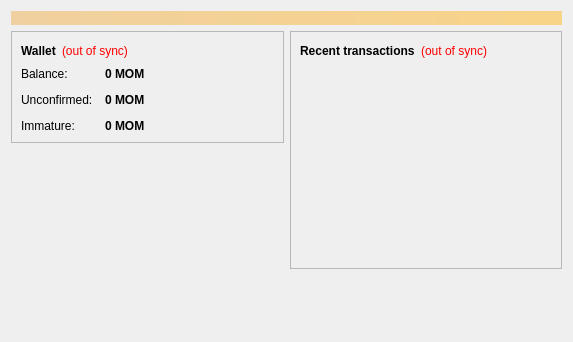
<?xml version="1.0" encoding="UTF-8"?>
<ui version="4.0">
 <class>OverviewPage</class>
 <widget class="QWidget" name="OverviewPage">
  <property name="geometry">
   <rect>
    <x>0</x>
    <y>0</y>
    <width>573</width>
    <height>342</height>
   </rect>
  </property>
  <property name="windowTitle">
   <string>Form</string>
  </property>
  <layout class="QVBoxLayout" name="topLayout">
   <item>
    <widget class="QLabel" name="labelAlerts">
     <property name="visible">
      <bool>false</bool>
     </property>
     <property name="styleSheet">
      <string notr="true">background-color: qlineargradient(x1: 0, y1: 0, x2: 1, y2: 0, stop:0 #F0D0A0, stop:1 #F8D488); color:#000000;</string>
     </property>
     <property name="wordWrap">
      <bool>true</bool>
     </property>
     <property name="margin">
      <number>3</number>
     </property>
    </widget>
   </item>
   <item>
    <layout class="QHBoxLayout" name="horizontalLayout" stretch="1,1">
     <item>
      <layout class="QVBoxLayout" name="verticalLayout_2">
       <item>
        <widget class="QFrame" name="frame">
         <property name="frameShape">
          <enum>QFrame::StyledPanel</enum>
         </property>
         <property name="frameShadow">
          <enum>QFrame::Raised</enum>
         </property>
         <layout class="QVBoxLayout" name="verticalLayout_4">
          <item>
           <layout class="QHBoxLayout" name="horizontalLayout_4">
            <item>
             <widget class="QLabel" name="label_5">
              <property name="font">
               <font>
                <weight>75</weight>
                <bold>true</bold>
               </font>
              </property>
              <property name="text">
               <string>Wallet</string>
              </property>
             </widget>
            </item>
            <item>
             <widget class="QLabel" name="labelWalletStatus">
              <property name="toolTip">
               <string>The displayed information may be out of date. Your wallet automatically synchronizes with the Momcoin network after a connection is established, but this process has not completed yet.</string>
              </property>
              <property name="styleSheet">
               <string notr="true">QLabel { color: red; }</string>
              </property>
              <property name="text">
               <string notr="true">(out of sync)</string>
              </property>
              <property name="alignment">
               <set>Qt::AlignLeading|Qt::AlignLeft|Qt::AlignVCenter</set>
              </property>
             </widget>
            </item>
            <item>
             <spacer name="horizontalSpacer_2">
              <property name="orientation">
               <enum>Qt::Horizontal</enum>
              </property>
              <property name="sizeHint" stdset="0">
               <size>
                <width>40</width>
                <height>20</height>
               </size>
              </property>
             </spacer>
            </item>
           </layout>
          </item>
          <item>
           <layout class="QFormLayout" name="formLayout_2">
            <property name="fieldGrowthPolicy">
             <enum>QFormLayout::AllNonFixedFieldsGrow</enum>
            </property>
            <property name="horizontalSpacing">
             <number>12</number>
            </property>
            <property name="verticalSpacing">
             <number>12</number>
            </property>
            <item row="0" column="0">
             <widget class="QLabel" name="label">
              <property name="text">
               <string>Balance:</string>
              </property>
             </widget>
            </item>
            <item row="0" column="1">
             <widget class="QLabel" name="labelBalance">
              <property name="font">
               <font>
                <weight>75</weight>
                <bold>true</bold>
               </font>
              </property>
              <property name="cursor">
               <cursorShape>IBeamCursor</cursorShape>
              </property>
              <property name="toolTip">
               <string>Your current balance</string>
              </property>
              <property name="text">
               <string notr="true">0 MOM</string>
              </property>
              <property name="textInteractionFlags">
               <set>Qt::LinksAccessibleByMouse|Qt::TextSelectableByKeyboard|Qt::TextSelectableByMouse</set>
              </property>
             </widget>
            </item>
            <item row="1" column="0">
             <widget class="QLabel" name="label_3">
              <property name="text">
               <string>Unconfirmed:</string>
              </property>
             </widget>
            </item>
            <item row="1" column="1">
             <widget class="QLabel" name="labelUnconfirmed">
              <property name="font">
               <font>
                <weight>75</weight>
                <bold>true</bold>
               </font>
              </property>
              <property name="cursor">
               <cursorShape>IBeamCursor</cursorShape>
              </property>
              <property name="toolTip">
               <string>Total of transactions that have yet to be confirmed, and do not yet count toward the current balance</string>
              </property>
              <property name="text">
               <string notr="true">0 MOM</string>
              </property>
              <property name="textInteractionFlags">
               <set>Qt::LinksAccessibleByMouse|Qt::TextSelectableByKeyboard|Qt::TextSelectableByMouse</set>
              </property>
             </widget>
            </item>
            <item row="2" column="0">
             <widget class="QLabel" name="labelImmatureText">
              <property name="text">
               <string>Immature:</string>
              </property>
             </widget>
            </item>
            <item row="2" column="1">
             <widget class="QLabel" name="labelImmature">
              <property name="font">
               <font>
                <weight>75</weight>
                <bold>true</bold>
               </font>
              </property>
              <property name="toolTip">
               <string>Mined balance that has not yet matured</string>
              </property>
              <property name="text">
               <string notr="true">0 MOM</string>
              </property>
              <property name="textInteractionFlags">
               <set>Qt::LinksAccessibleByMouse|Qt::TextSelectableByKeyboard|Qt::TextSelectableByMouse</set>
              </property>
             </widget>
            </item>
           </layout>
          </item>
         </layout>
        </widget>
       </item>
       <item>
        <spacer name="verticalSpacer">
         <property name="orientation">
          <enum>Qt::Vertical</enum>
         </property>
         <property name="sizeHint" stdset="0">
          <size>
           <width>20</width>
           <height>40</height>
          </size>
         </property>
        </spacer>
       </item>
      </layout>
     </item>
     <item>
      <layout class="QVBoxLayout" name="verticalLayout_3">
       <item>
        <widget class="QFrame" name="frame_2">
         <property name="frameShape">
          <enum>QFrame::StyledPanel</enum>
         </property>
         <property name="frameShadow">
          <enum>QFrame::Raised</enum>
         </property>
         <layout class="QVBoxLayout" name="verticalLayout">
          <item>
           <layout class="QHBoxLayout" name="horizontalLayout_2">
            <item>
             <widget class="QLabel" name="label_4">
              <property name="text">
               <string>&lt;b&gt;Recent transactions&lt;/b&gt;</string>
              </property>
             </widget>
            </item>
            <item>
             <widget class="QLabel" name="labelTransactionsStatus">
              <property name="toolTip">
               <string>The displayed information may be out of date. Your wallet automatically synchronizes with the Momcoin network after a connection is established, but this process has not completed yet.</string>
              </property>
              <property name="styleSheet">
               <string notr="true">QLabel { color: red; }</string>
              </property>
              <property name="text">
               <string notr="true">(out of sync)</string>
              </property>
              <property name="alignment">
               <set>Qt::AlignRight|Qt::AlignTrailing|Qt::AlignVCenter</set>
              </property>
             </widget>
            </item>
            <item>
             <spacer name="horizontalSpacer">
              <property name="orientation">
               <enum>Qt::Horizontal</enum>
              </property>
              <property name="sizeHint" stdset="0">
               <size>
                <width>40</width>
                <height>20</height>
               </size>
              </property>
             </spacer>
            </item>
           </layout>
          </item>
          <item>
           <widget class="QListView" name="listTransactions">
            <property name="styleSheet">
             <string notr="true">QListView { background: transparent; }</string>
            </property>
            <property name="frameShape">
             <enum>QFrame::NoFrame</enum>
            </property>
            <property name="verticalScrollBarPolicy">
             <enum>Qt::ScrollBarAlwaysOff</enum>
            </property>
            <property name="horizontalScrollBarPolicy">
             <enum>Qt::ScrollBarAlwaysOff</enum>
            </property>
            <property name="selectionMode">
             <enum>QAbstractItemView::NoSelection</enum>
            </property>
           </widget>
          </item>
         </layout>
        </widget>
       </item>
       <item>
        <spacer name="verticalSpacer_2">
         <property name="orientation">
          <enum>Qt::Vertical</enum>
         </property>
         <property name="sizeHint" stdset="0">
          <size>
           <width>20</width>
           <height>40</height>
          </size>
         </property>
        </spacer>
       </item>
      </layout>
     </item>
    </layout>
   </item>
  </layout>
 </widget>
 <resources/>
 <connections/>
</ui>
